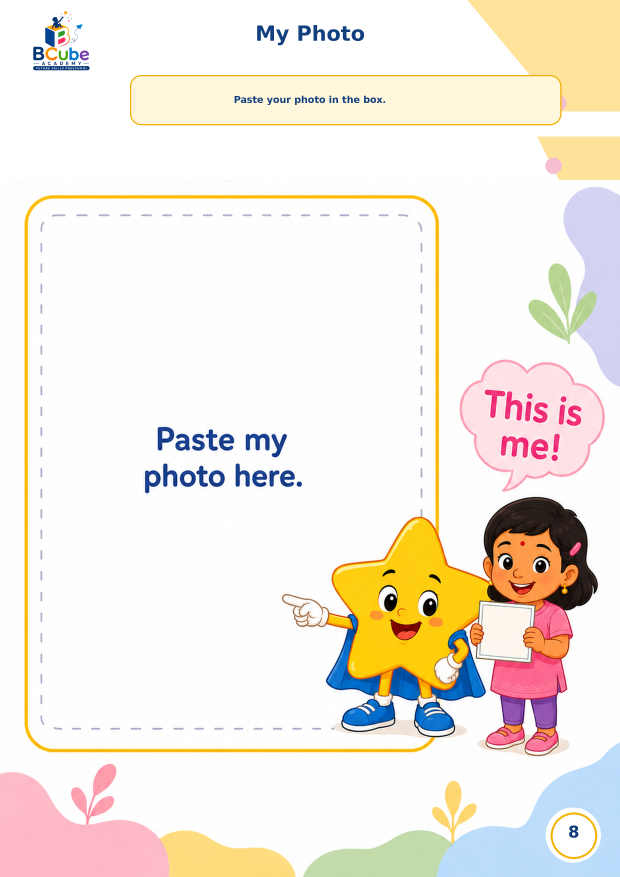
#> input picture BCube_Gold_Production_v4/approved-assets/nursery/communication-champions/pages/CC-NURSERY-V4-P009-my-photo.png, 2480 x 3508 px (shown at 1/4 size)
$ python normalize-cc-page-template.py ../approved-assets/nursery/communication-champions/pages/CC-NURSERY-V4-P009-my-photo.png out.png ../approved-assets/nursery/communication-champions/pages/CC-NURSERY-V4-P013-draw-my-family.png
#> lines starting #> are read from the running program, lines starting #| are printed output that depends on the picture; pictures that were not available may be replaced by others from this repository, and a replacement may not be noted
#!/usr/bin/env python3
"""Normalize generated CC pages to locked header, corner and mascot regions."""
import argparse
from pathlib import Path
from PIL import Image, ImageDraw, ImageFont, ImageFile

ImageFile.LOAD_TRUNCATED_IMAGES=True
ROOT=Path(__file__).resolve().parents[1]
MASCOT=ROOT/'OFFICIAL_ASSETS/STAR-MASCOT-APPROVED-V4.png'
BOLD='/usr/share/fonts/truetype/dejavu/DejaVuSans-Bold.ttf'
W,H=2480,3508

def main():
 p=argparse.ArgumentParser(); p.add_argument('source'); p.add_argument('output'); p.add_argument('instruction'); a=p.parse_args()
 with Image.open(a.source) as src:
#> src is the input picture: PIL image 2480x3508 RGB; mean R, G, B 243.2, 235.7, 226.5
  im=src.convert('RGBA').resize((W,H),Image.Resampling.LANCZOS)
 d=ImageDraw.Draw(im)
 # Locked clean top-right corner: one pale-yellow quarter-circle only.
 d.rectangle((1980,0,W,650),fill='white')
 d.ellipse((2140,-430,3000,430),fill='#FFE49A')
 # Locked instruction banner begins beyond logo protected zone.
 d.rectangle((400,330,2290,660),fill='white')
 d.rounded_rectangle((650,390,2240,620),radius=42,fill='#FFF8DF',outline='#E8B832',width=6)
 face=ImageFont.truetype(BOLD,38); box=d.textbbox((0,0),a.instruction,font=face)
#> after `box = d.textbbox((0, 0), a.instruction, font=face)`: box = (0, 7, 2223, 44)
 d.text((1445-(box[2]-box[0])/2,470),a.instruction,font=face,fill='#123D7A')
 # Locked official Star; generated mascot is always removed.
 d.rectangle((0,3000,540,H),fill='white')
 star=Image.open(MASCOT).convert('RGBA'); star.thumbnail((360,390),Image.Resampling.LANCZOS)
#> after `star.thumbnail((360, 390), Image.Resampling.LANCZOS)`:
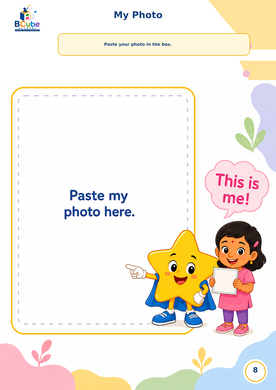
#> star: PIL image 276x390 RGBA; mean R, G, B, A 243.1, 235.6, 226.3, 255
 im.alpha_composite(star,(45,3070))
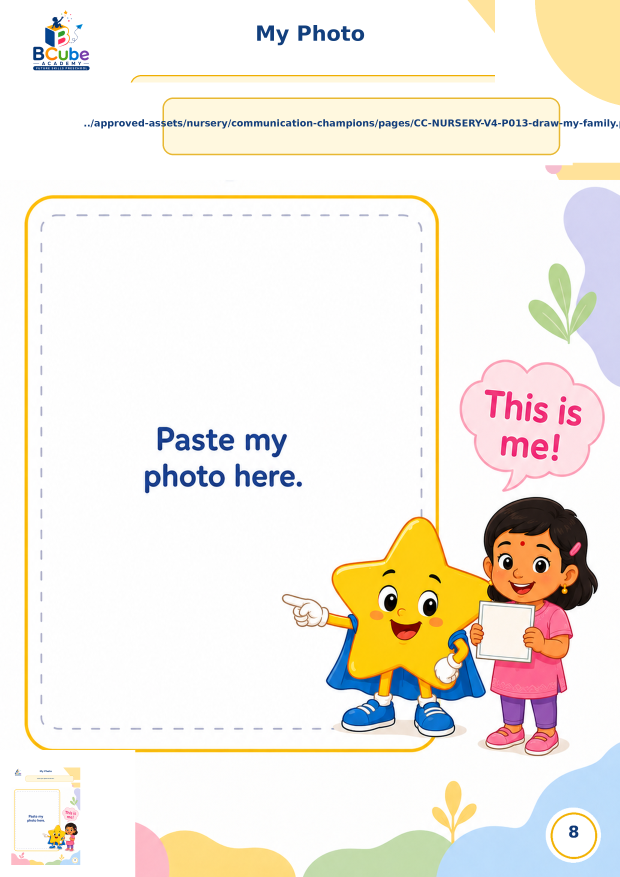
#> im: PIL image 2480x3508 RGBA (shown at 1/4 size); mean R, G, B, A 242.6, 236.9, 228.1, 255
 Path(a.output).parent.mkdir(parents=True,exist_ok=True)
 im.convert('RGB').save(a.output,'PNG',dpi=(300,300),compress_level=6)

if __name__=='__main__': main()

$ run again, on BCube_Gold_Production_v4/approved-assets/nursery/communication-champions/pages/CC-NURSERY-V4-P013-draw-my-family.png
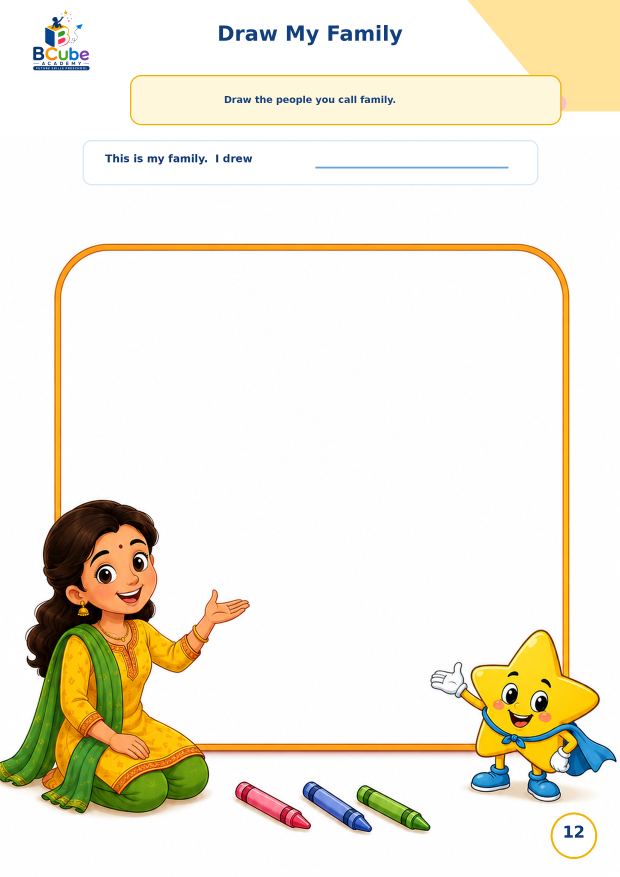
#> input picture BCube_Gold_Production_v4/approved-assets/nursery/communication-champions/pages/CC-NURSERY-V4-P013-draw-my-family.png, 2480 x 3508 px (shown at 1/4 size)
#> in main, src is the input picture: PIL image 2480x3508 RGB; mean R, G, B 240.6, 235.2, 220.8
#> box = (0, 7, 2223, 44)
#> in main, `star.thumbnail((360, 390), Image.Resampling.LANCZOS)`:
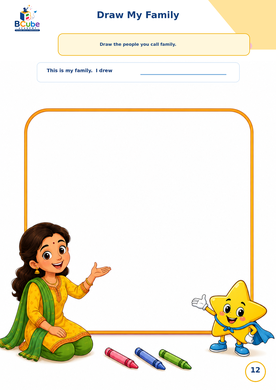
#> star: PIL image 276x390 RGBA; mean R, G, B, A 240.5, 235, 220.6, 255
#> in main, `im.alpha_composite(star,(45,3070))`:
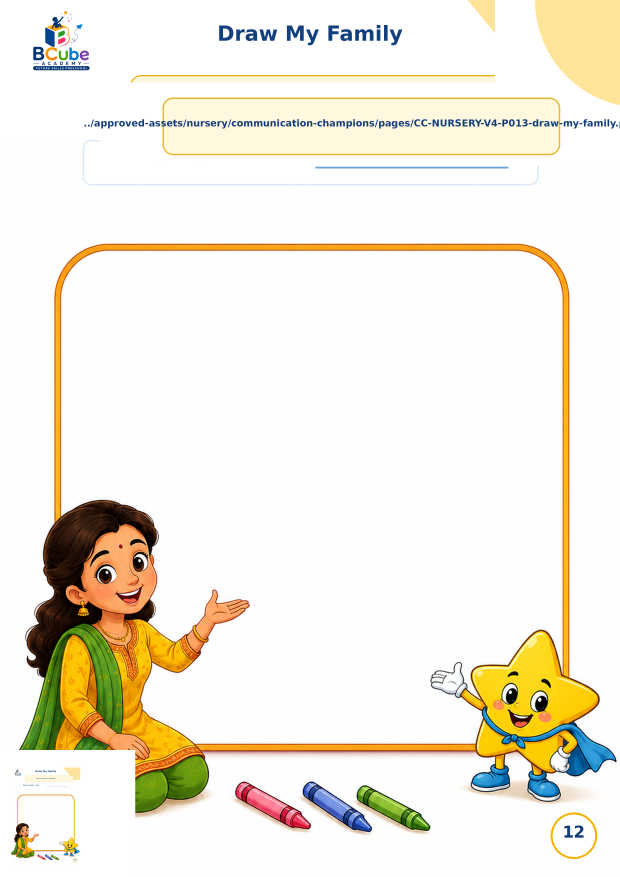
#> im: PIL image 2480x3508 RGBA (shown at 1/4 size); mean R, G, B, A 241.9, 236.6, 223.8, 255
